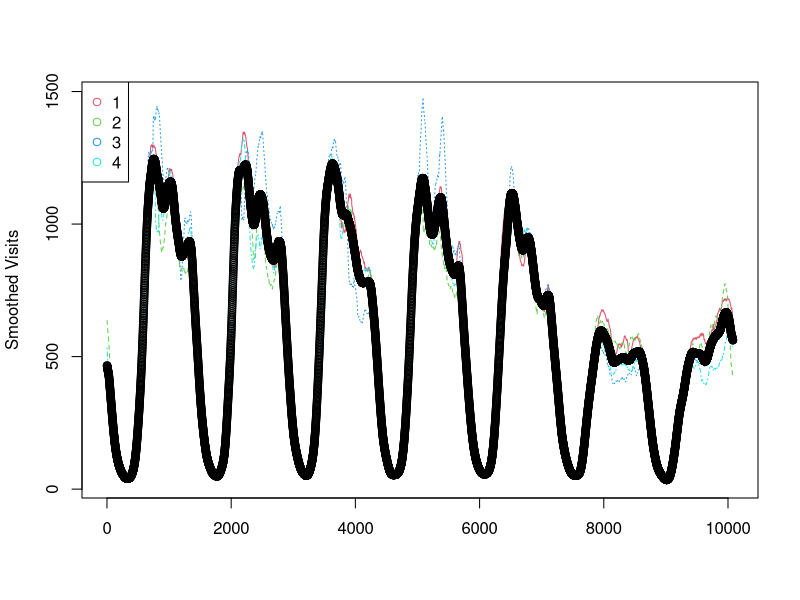

Source code (R):
library(lubridate)

## ------ PREPROCESSING -----------
preprocess <- TRUE
if(preprocess){
  v <- read.csv("20140714_0810.csv")
  tam <- length(v$visits)
  ndays <- tam/1440 
  
## Parameters 
  
  hlfwin <- 30
  
## Timestmp
  v$tmstmp <- as.POSIXlt(paste(v$date,v$hits_hour,v$hits_minute), format = "%Y%m%d %H %M")


## Missing rows
## existingDF <- rbind(existingDF[1:r,],newrow,existingDF[-(1:r),])

tmseq <- seq(v$tmstmp[1],tail(v$tmstmp,n=1), by="min")

repeat {
  miss <- which.min(tmseq[1:length(v$tmstmp)] == v$tmstmp)
  if(miss==1) break
  newrow <- data.frame(date = v$date[miss-1],hits_hour = hour(tmseq[miss]), 
                       hits_minute = minute(tmseq[miss]), visits = 0, newvisits = 0, 
                       transactions = 0, tmstmp = tmseq[miss])
  v <- rbind(v[1:miss-1,],newrow,v[miss:length(v$date),])
}
tam <- length(v$visits)

## Date

  v$date <- as.POSIXct(as.character(v$date), format = "%Y%m%d")
  v$wday <- wday(v$date)
  
## Smoothing

smooth <- function (x,hlfwin){
  len <- length(x)
  xsm <- numeric(len)
  for (t in 1:len){
    xsm[t]<-mean(x[max(1,t-hlfwin):min(len,t+hlfwin-1)], rm.na = TRUE)
  }
  return(xsm)
}

  v$v <- smooth(v$visits,hlfwin)
  v$nv <- smooth(v$newvisits,hlfwin)
}

## Averaging 
xmat <- matrix(v$v,nrow=1440*7)
vpred <- smooth(rowMeans(xmat),hlfwin)
matplot(cbind(xmat,vpred), type = c('l','l','l','l',"b"),pch=1,col = c(2:5,1), ylab = "Smoothed Visits")
legend("topleft", legend = 1:4, col=2:5, pch=1)

## Save
baseavg <- vpred
save(baseavg, file = "baseline.rdata")